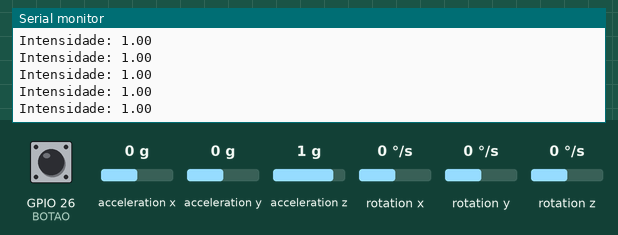
Simulated run of this sketch. Board: ESP32. On the bench: the last lines printed to the serial monitor. Inputs (shaded band) come from the test bench; at power-on: acceleration x 0 g, acceleration y 0 g, acceleration z 1 g, GPIO 26 (BOTAO) HIGH, rotation x 0 °/s, rotation y 0 °/s, rotation z 0 °/s. WiFi joins after 1.5 s; servers stay silent unless stated; web services answer with replies made up by the test bench.

Above: at 3.4 s.
3.5 s: acceleration x set to -1.4 g
At 3.79 s:
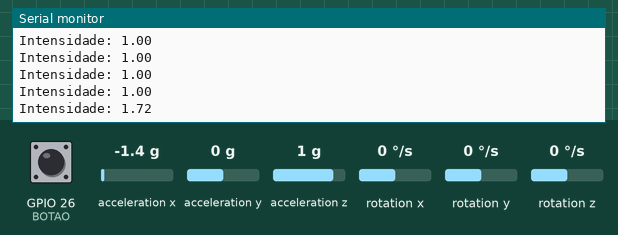
5.0 s: acceleration y set to -1.4 g
At 5.01 s:
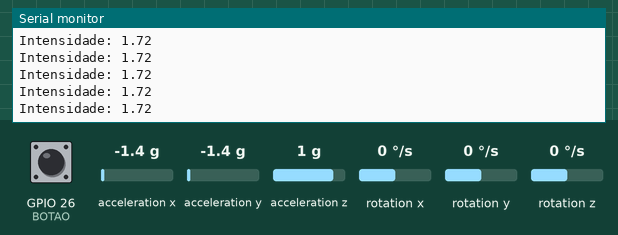
6.5 s: acceleration z set to -1.4 g
At 6.64 s:
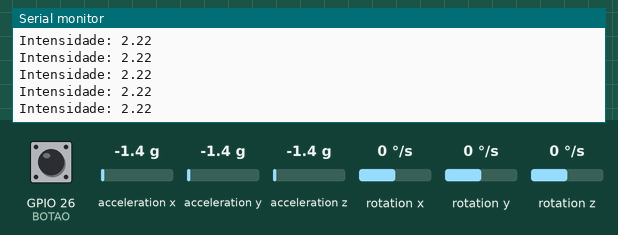
Timing chart, 0 to 9.5 s (numbered marks = the images above; inputs shaded):
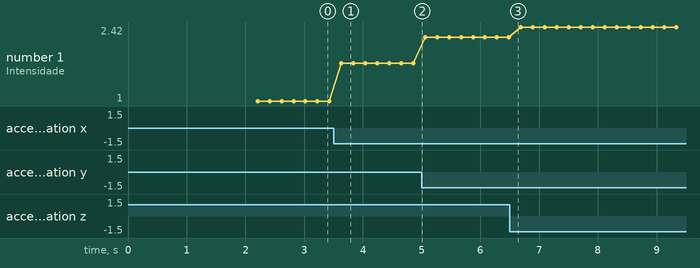

The sketch:

trabalho.ino
```cpp
#include <WiFi.h>
#include <HTTPClient.h>
#include <Wire.h>
#include <MPU6050.h>

// ===== WIFI =====
const char* ssid = "Nome_da_rede";
const char* password = "Senha_da_rede";

// ===== TELEGRAM =====
String BOT_TOKEN = "token_do_bot";
String CHAT_ID = "id_da_conversa";

// ===== BOTÃO =====
#define BOTAO 26

// ===== MPU6050 =====
MPU6050 mpu;

// ===== CONTROLE =====
bool alertaQuedaEnviado = false;

// ======================================================
// ENVIAR TELEGRAM (corrigido com URL encoding básico)
// ======================================================
void enviarMensagem(String mensagem) {

  if (WiFi.status() == WL_CONNECTED) {

    HTTPClient http;

    String url = "https://api.telegram.org/bot" +
                 BOT_TOKEN +
                 "/sendMessage?chat_id=" +
                 CHAT_ID +
                 "&text=";

    // encode simples (espaço -> %20)
    for (int i = 0; i < mensagem.length(); i++) {
      if (mensagem[i] == ' ') url += "%20";
      else url += mensagem[i];
    }

    http.begin(url);

    int httpCode = http.GET();

    Serial.print("HTTP Code: ");
    Serial.println(httpCode);

    http.end();
  }
}

// ======================================================
// SETUP
// ======================================================
void setup() {

  Serial.begin(115200);

  // ===== BOTÃO =====
  pinMode(BOTAO, INPUT_PULLUP);

  // ===== I2C =====
  Wire.begin(21, 22);

  // ===== MPU6050 =====
  mpu.initialize();

  if (mpu.testConnection()) {
    Serial.println("MPU6050 conectado!");
  } else {
    Serial.println("ERRO: MPU6050 nao detectado");
  }

  // ===== WIFI =====
  WiFi.begin(ssid, password);

  Serial.println("Conectando WiFi...");

  while (WiFi.status() != WL_CONNECTED) {
    delay(1000);
    Serial.println(".");
  }

  Serial.println("WiFi conectado!");
  Serial.println(WiFi.localIP());

  enviarMensagem("Sistema iniciado com sucesso");
}

// ======================================================
// LOOP
// ======================================================
void loop() {

  // ===== BOTÃO =====
  if (digitalRead(BOTAO) == LOW) {

    enviarMensagem("Botao de ajuda pressionado");

    delay(1500);
  }

  // ===== MPU6050 =====
  int16_t ax, ay, az, gx, gy, gz;
  mpu.getMotion6(&ax, &ay, &az, &gx, &gy, &gz);

  float AcX = ax / 16384.0;
  float AcY = ay / 16384.0;
  float AcZ = az / 16384.0;

  // magnitude (melhor que soma simples)
  float intensidade = sqrt(AcX * AcX + AcY * AcY + AcZ * AcZ);

  Serial.print("Intensidade: ");
  Serial.println(intensidade);

  // ===== DETECÇÃO DE QUEDA =====
  if (intensidade > 2.5 && !alertaQuedaEnviado) {

    enviarMensagem("ALERTA: Possivel queda detectada");

    alertaQuedaEnviado = true;

    delay(4000);
  }

  // reset do alerta
  if (intensidade < 1.5) {
    alertaQuedaEnviado = false;
  }

  delay(200);
}
```

Measured:
- after the input at 3.5 s, the serial monitor: prints a new line after 0.13 s (image 1)
- plotted number 1: 1 → 1.72 after the input at 3.5 s, 1.72 → 2.22 after the input at 5.0 s, 2.22 → 2.42 after the input at 6.5 s
